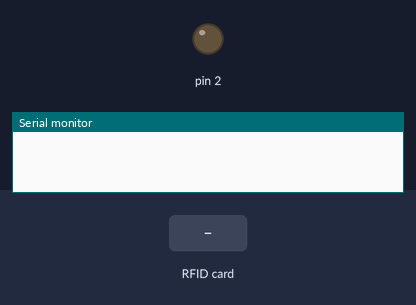
A sketch run on a simulated Arduino Uno, built with avr-gcc and run on an emulated ATmega328P. Shown: output pins drawn as LEDs (lit = HIGH), the last lines printed to the serial monitor. Inputs (shaded band) come from the test bench. Pins used as bus, display or sensor lines are not drawn.

Above: at 1.2 s.
1.3 s: RFID card 43 04 50 1B held to the reader
At 2.2 s:
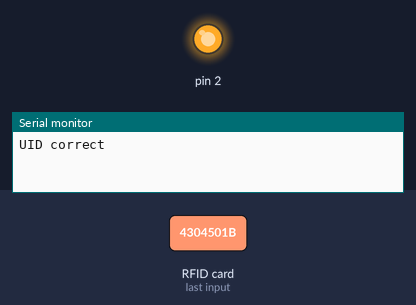
2.8 s: RFID card 5E 7A 19 C4 held to the reader
At 3.6 s:
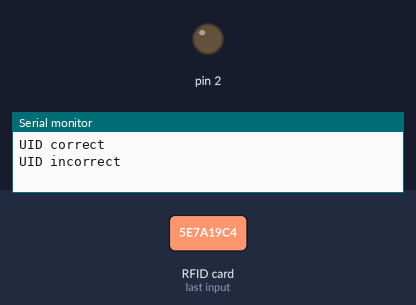
Timing chart, 0 to 5.8 s (numbered marks = the images above; inputs shaded):
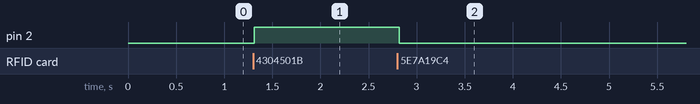

The sketch:

rfid-rc522-check-uid.ino
```cpp
#include <SPI.h>
#include <MFRC522.h>

#define duration_time   5000
#define RST_PIN         9          // Configurable, see typical pin layout above
#define SS_PIN          10         // Configurable, see typical pin layout above

MFRC522 mfrc522(SS_PIN, RST_PIN);  // Create MFRC522 instance
MFRC522::MIFARE_Key key;

const byte UID[] = {0x43, 0x04, 0x50, 0x1B};

boolean led_state = false;
unsigned long led_time;

void setup() {
	Serial.begin(9600);		// Initialize serial communications with the PC
	SPI.begin();			// Init SPI bus
	mfrc522.PCD_Init();		// Init MFRC522
	delay(4);				// Optional delay. Some board do need more time after init to be ready, see Readme
  pinMode(2, OUTPUT);
}

void loop() {
  if(mfrc522.PICC_IsNewCardPresent() && mfrc522.PICC_ReadCardSerial()) {
    if(mfrc522.uid.uidByte[0] == UID[0] &&
        mfrc522.uid.uidByte[1] == UID[1] &&
        mfrc522.uid.uidByte[2] == UID[2] &&
        mfrc522.uid.uidByte[3] == UID[3]) {

        Serial.println("UID correct");
        led_state = true;
        led_time = millis() + duration_time;

    } else {

      Serial.println("UID incorrect");
        led_state = false;
    }

    mfrc522.PICC_HaltA();
    mfrc522.PCD_StopCrypto1();
  }

  if (led_state && led_time < millis()) {
    led_state = false;
  }

  digitalWrite(2, led_state);
}
```

Measured:
- after the input at 1.3 s, pin 2: LOW → HIGH at once
- after the input at 2.8 s, pin 2: HIGH → LOW after 0.02 s instead of 3.5 s
